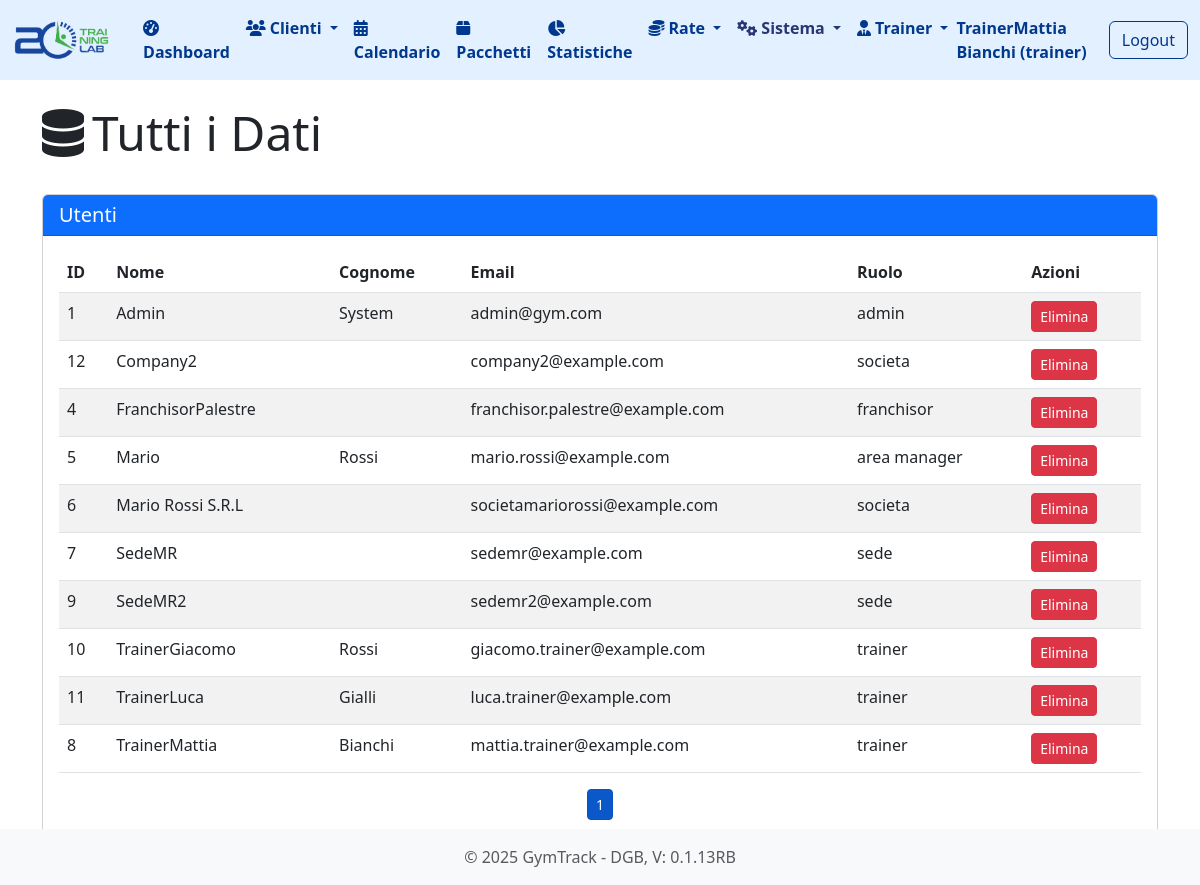
Page /all-utenti (signed in) on the committed database.
### tables this page shows
CREATE TABLE utenti (
                id INTEGER PRIMARY KEY AUTOINCREMENT,
                nome TEXT NOT NULL,
                cognome TEXT NOT NULL,
                email TEXT UNIQUE NOT NULL,
                password TEXT NOT NULL,
                ruolo TEXT NOT NULL DEFAULT 'staff',
                attivo BOOLEAN NOT NULL DEFAULT 1,
                data_creazione TIMESTAMP DEFAULT CURRENT_TIMESTAMP
            );

### routes/gerarchie.py (the view)
@gerarchie_bp.route('/all-utenti')
@login_required
def all_utenti():
    utenti = db.get_all_utenti()
    return render_template('all_data.html', utenti=utenti)

### app.py (called while the page is built)
@app.before_request
def setup():
    db.init_db()
    db.create_user_tables()
    g.hierarchy = db.build_hierarchy(session.get('user_role'), session.get('user_email'))

### database.py (called while the page is built, shortened)
def get_db_connection():
    conn = sqlite3.connect(DATABASE_PATH)
    conn.row_factory = sqlite3.Row
    return conn

def init_db():
    if os.path.exists(DATABASE_PATH):
        return

def get_all_utenti():
    conn = get_db_connection()
    try:
        utenti = conn.execute('SELECT * FROM utenti ORDER BY nome, cognome').fetchall()
        return utenti
    finally:
        conn.close()

def get_user_by_email(email):
    conn = get_db_connection()
    try:
        query = 'SELECT * FROM utenti WHERE email = ?'
        user = conn.execute(query, (email,)).fetchone()
        return dict(user) if user else None
    finally:
        conn.close()

### utils/auth.py (called while the page is built)
def login_required(f):
    @wraps(f)
    def decorated_function(*args, **kwargs):
        if 'user_id' not in session:
            flash('Devi effettuare il login per accedere a questa pagina', 'danger')
            return redirect(url_for('auth.login'))
        return f(*args, **kwargs)
    return decorated_function

### templates/all_data.html (shortened to what this page needs)
{% extends "base.html" %}
{% block content %}
<div class="d-flex justify-content-between align-items-center mb-4">
    <div>
        <h1 class="display-5">
            <i class="fas fa-database me-2"></i>Tutti i Dati
        </h1>
    </div>
</div>
<div class="card mb-4">
    <div class="card-header bg-primary text-white">
        <h5 class="mb-0">Utenti</h5>
    </div>
    <div class="card-body">
        <div class="table-responsive">
            <table class="table table-striped table-hover">
                <thead>
                    <tr>
                        <th>ID</th>
                        <th>Nome</th>
                        <th>Cognome</th>
                        <th>Email</th>
                        <th>Ruolo</th>
                        <th>Azioni</th>
                    </tr>
                </thead>
                <tbody id="tabellaUtenti">
                    {% for utente in utenti %}
                    <tr>
                        <td>{{ utente.id }}</td>
                        <td>{{ utente.nome }}</td>
                        <td>{{ utente.cognome }}</td>
                        <td>{{ utente.email }}</td>
                        <td>{{ utente.ruolo }}</td>
                        <td>
                            <form action="{{ url_for('gerarchie.delete_user_route', user_id=utente.id) }}" method="POST" style="display:inline;">
                                <button type="submit" class="btn btn-danger btn-sm" onclick="return confirm('Sei sicuro di voler eliminare questo utente?');">Elimina</button>
                            </form>
                        </td>
                    </tr>
                    {% endfor %}
                </tbody>
            </table>
            <div id="paginationControls" class="mt-3 d-flex justify-content-center"></div>
        </div>
    </div>
</div>
{% endblock %}

### rows in the picture
utenti: id "1", nome "Admin", cognome "System", email "admin@gym.com", ruolo "admin"
utenti: id "12", nome "Company2", email "company2@example.com", ruolo "societa"
utenti: id "4", nome "FranchisorPalestre", email "franchisor.palestre@example.com", ruolo "franchisor"
utenti: id "5", nome "Mario", cognome "Rossi", email "mario.rossi@example.com", ruolo "area manager"
utenti: id "6", nome "Mario Rossi S.R.L", email "societamariorossi@example.com", ruolo "societa"
utenti: id "7", nome "SedeMR", email "sedemr@example.com", ruolo "sede"
utenti: id "9", nome "SedeMR2", email "sedemr2@example.com", ruolo "sede"
utenti: id "10", nome "TrainerGiacomo", cognome "Rossi", email "giacomo.trainer@example.com", ruolo "trainer"
utenti: id "11", nome "TrainerLuca", cognome "Gialli", email "luca.trainer@example.com", ruolo "trainer"
utenti: id "8", nome "TrainerMattia", cognome "Bianchi", email "mattia.trainer@example.com", ruolo "trainer"

### other values in the picture
{{ session.user_name }} "TrainerMattia Bianchi"
{{ session.user_role }} "trainer"
